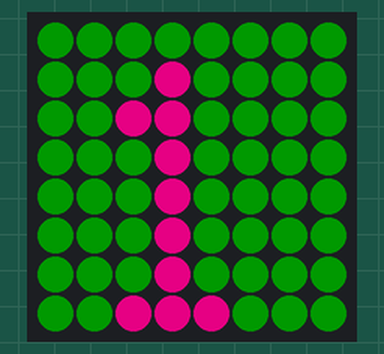
Recording of a program running on a simulated Raspberry Pi (BCM pin numbers) with a Sense HAT. Shown: the Sense HAT's 8×8 RGB LED matrix. Dim RGB values are drawn brighter than linear. At 4.0 s the program stops and its outputs stay as they are.

Above: at 0.1 s.
At 1.1 s:
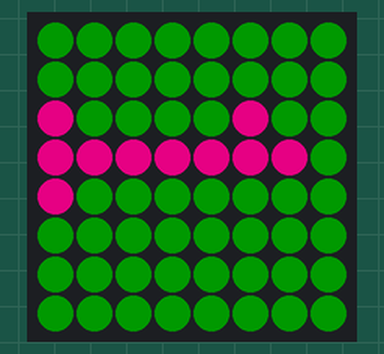
At 2.1 s:
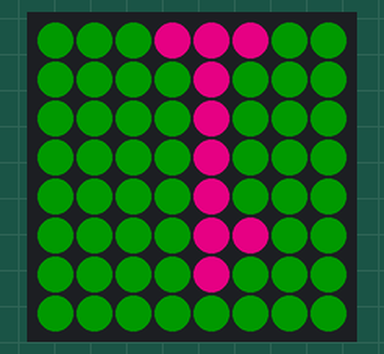
At 3.1 s:
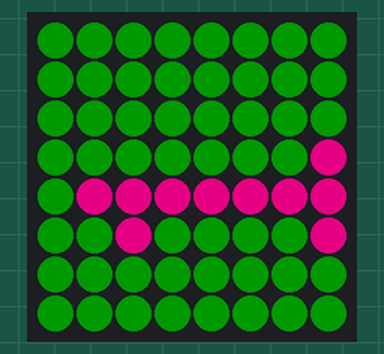

The program:

led_1.py
```python
#!/bin/python
'''
rotate the "1" on some not
default background colour.

Don't forget to turn off all LEDs at the end
'''

from sense_hat import SenseHat
from time import sleep

sense = SenseHat()
sense.low_light = True

for angle in (0, 90, 180, 270):
    sense.set_rotation(angle)
    sense.show_letter("1", text_colour=[
        255, 0, 128], back_colour=[5, 10, 5])
    sleep(1)

sense.clear()
```

Measured:
- what the display in image 1 shows lasts 1.0 s, from 1.0 s to 2.0 s
